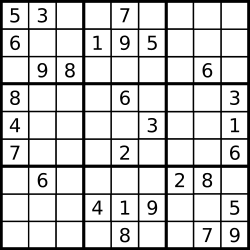
#> input picture Image Processing/img/sudoku.png, 250 x 250 px
$ jupyter execute --allow-errors 'Sudoku Solver.ipynb'
#> lines starting #> are read from the running program, lines starting #| are printed output that depends on the picture; after the words box and inside, x2 and y2 are one past the last pixel; in counts of white or black regions, pixels touching at a corner belong together
[cell 1]
import cv2
import numpy as np
import matplotlib.pyplot as plt

[cell 2]
img=cv2.imread("../img/sudoku.png")
#> img is the input picture: shape (250, 250, 3); min 0, max 255, mean 207
plt.figure(figsize=(14, 5))
# BGR to RGB [..., ::-1]
plt.imshow(img[..., ::-1])
plt.show()

[cell 3]
imgGray=cv2.cvtColor(img,cv2.COLOR_BGR2GRAY)

plt.figure(figsize=(14, 5))
# BGR to RGB [..., ::-1]
plt.imshow(imgGray,cmap="gray")
plt.show()

[cell 4]
imgGrayInv=cv2.bitwise_not(imgGray)
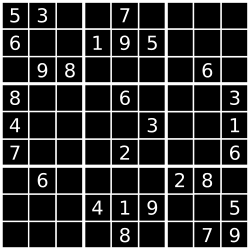
#> imgGrayInv: shape (250, 250); min 0, max 255, mean 48
imgThresh=cv2.adaptiveThreshold(imgGrayInv,255,cv2.ADAPTIVE_THRESH_MEAN_C,cv2.THRESH_BINARY,15,-2)
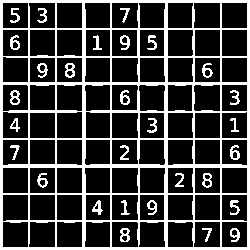
#> imgThresh: shape (250, 250); 23.4% white; 30 white regions, largest, box (x1, y1, x2, y2) and area: (0, 0, 250, 250) 12512, (65, 63, 75, 78) 92, (10, 90, 20, 105) 88

plt.figure(figsize=(14, 5))
# BGR to RGB [..., ::-1]
plt.imshow(imgThresh,cmap="gray")
plt.show()

[cell 5]
horizontal=np.copy(imgThresh)
vertical=np.copy(imgThresh)

[cell 6]
cols=horizontal.shape[1]
#> cols = 250
horizontal_size=cols//10
#> horizontal_size = 25

[cell 7]
horizontalStructure=cv2.getStructuringElement(cv2.MORPH_RECT,(horizontal_size,1))

[cell 8]
horizontal=cv2.erode(horizontal,horizontalStructure)
#> horizontal: shape (250, 250); 9.7% white; 10 white regions, largest, box (x1, y1, x2, y2) and area: (0, 164, 250, 168) 886, (0, 0, 250, 3) 750, (0, 82, 250, 85) 750
horizontal=cv2.dilate(horizontal,horizontalStructure)
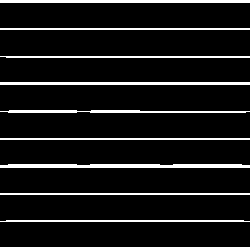
#> horizontal: shape (250, 250); 10.1% white; 10 white regions, largest, box (x1, y1, x2, y2) and area: (0, 164, 250, 168) 958, (0, 0, 250, 3) 750, (0, 82, 250, 85) 750

plt.figure(figsize=(14, 5))
# BGR to RGB [..., ::-1]
plt.imshow(horizontal,cmap="gray")
plt.show()

[cell 9]
rows=vertical.shape[1]
#> rows = 250
vertical_size=cols//10
#> vertical_size = 25

[cell 10]
verticalStructure=cv2.getStructuringElement(cv2.MORPH_RECT,(1,vertical_size))
#> verticalStructure = 25 values from 1 to 1

[cell 11]
vertical=cv2.erode(vertical,verticalStructure)
#> vertical: shape (250, 250); 9.7% white; 10 white regions, largest, box (x1, y1, x2, y2) and area: (82, 0, 86, 250) 880, (164, 0, 168, 250) 880, (0, 0, 3, 250) 750
vertical=cv2.dilate(vertical,verticalStructure)
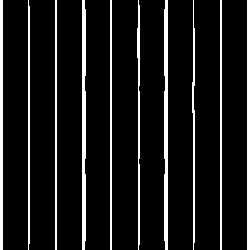
#> vertical: shape (250, 250); 10.2% white; 10 white regions, largest, box (x1, y1, x2, y2) and area: (82, 0, 86, 250) 952, (164, 0, 168, 250) 952, (0, 0, 3, 250) 750

plt.figure(figsize=(14, 5))
# BGR to RGB [..., ::-1]
plt.imshow(vertical,cmap="gray")
plt.show()

[cell 12]
concatenate=cv2.bitwise_or(vertical,horizontal)
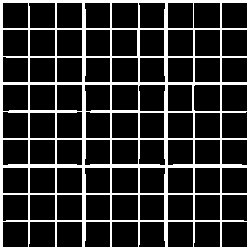
#> concatenate: shape (250, 250); 19.3% white; 1 white region, box (x1, y1, x2, y2) and area: (0, 0, 250, 250) 12064

plt.figure(figsize=(14, 5))
# BGR to RGB [..., ::-1]
plt.imshow(concatenate,cmap="gray")
plt.show()

[cell 13]
edges=cv2.adaptiveThreshold(concatenate,255,cv2.ADAPTIVE_THRESH_MEAN_C,cv2.THRESH_BINARY,3,-2)
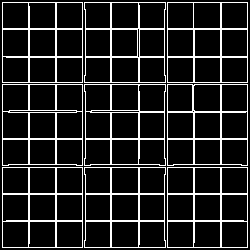
#> edges: shape (250, 250); 13.4% white in thin lines or dots

plt.figure(figsize=(14, 5))
# BGR to RGB [..., ::-1]
plt.imshow(edges,cmap="gray")
plt.show()

[cell 14]
kernel=np.ones((5,5),np.uint8)
edges=cv2.dilate(edges,kernel)
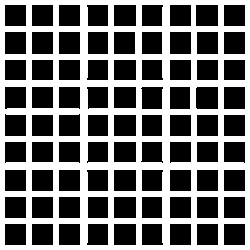
#> edges: shape (250, 250); 43.3% white; 1 white region

plt.figure(figsize=(14, 5))
# BGR to RGB [..., ::-1]
plt.imshow(edges,cmap="gray")
plt.show()

[cell 15]
imgSmooth=cv2.blur(edges,(2,2))
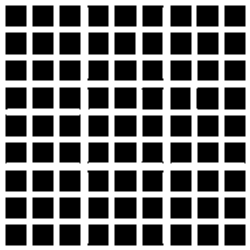
#> imgSmooth: shape (250, 250); min 0, max 255, mean 110.4

[cell 16]
cnts,hierarchy=cv2.findContours(image=edges,mode=cv2.RETR_TREE,method=cv2.CHAIN_APPROX_NONE)
#> cnts = 82 contours; largest, box (x1, y1, x2, y2) and area: (0, 0, 250, 250) 62001, (195, 86, 219, 110) 524, (113, 223, 137, 246) 504, (113, 196, 137, 219) 504, (113, 169, 137, 192) 504
newImage=imgGray.copy()
#> (the rest of this cell did not finish here and is left out)

[cell 17]
from imutils import contours
cnts,_=contours.sort_contours(cnts,method="left-to-right")
#> cnts = 82 contours; largest, box (x1, y1, x2, y2) and area: (0, 0, 250, 250) 62001, (195, 86, 219, 110) 524, (4, 31, 27, 55) 504, (31, 31, 54, 55) 504, (58, 31, 81, 55) 504
cnts,_=contours.sort_contours(cnts,method="top-to-bottom")
#> cnts = 82 contours; largest, box (x1, y1, x2, y2) and area: (0, 0, 250, 250) 62001, (195, 86, 219, 110) 524, (113, 4, 137, 27) 504, (195, 4, 219, 27) 504, (4, 31, 27, 55) 504

[cell 18]
len(cnts)
#> Out = 82

[cell 19]
imageCopy=img.copy()
count=0
for c in cnts:
    if(cv2.contourArea(c)>300 and cv2.contourArea(c)<550):
        count=count+1
        rect=cv2.boundingRect(c)
        x,y,w,h=rect
        cv2.rectangle(imageCopy,(x,y),(x+w,y+h),(0,255,0),2)
#> this loop made 82 passes
#> (x, y, w, h) on passes 2 to 13: (4, 4, 23, 23), (31, 4, 23, 23), (58, 4, 23, 23), (86, 4, 23, 23), (113, 4, 24, 23), (141, 4, 23, 23), (169, 4, 23, 23), (195, 4, 24, 23), (223, 4, 23, 23), (4, 31, 23, 24), (31, 31, 23, 24), (58, 31, 23, 24)
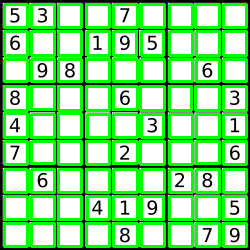
#> imageCopy: shape (250, 250, 3); mean B, G, R 131, 221.2, 131
#> after the loop, count = 81
print(count)
#| 81
plt.figure(figsize=(14, 5))
# BGR to RGB [..., ::-1]
plt.imshow(imageCopy[..., ::-1])
plt.show()

[cell 20]
import pytesseract as pyt
import os

pyt.pytesseract.tesseract_cmd="C:\\Users\\Administrator\\AppData\\Local\\Tesseract-OCR\\tesseract.exe"

def get_num(img):
    return pyt.image_to_string(img,config=r'--oem 3 --psm 6 outbase digits')

[cell 21]
imageCopy=img.copy()
count=0
num=[]
#> (the rest of this cell did not finish here and is left out)

[cell 22]
def divide_chunks(l,n):
    for i in range(0,len(l),n):
        yield l[i:i+n]
n=9
matrix=list(divide_chunks(num,n))
matrix

[cell 23]
import copy

mat = copy.deepcopy(matrix)
for n in mat:
    for j, i in enumerate(n):
        if i == '' or i=='-':
            n[j] = '0'
        elif len(i) > 0:  # Boş değilse
            n[j] = i[0]

mat

[cell 24]
plt.figure(figsize=(14, 5))
# BGR to RGB [..., ::-1]
plt.imshow(imageCopy[..., ::-1])
plt.show()

[cell 25]
for row in mat:
    for i,j in enumerate(row):
        row[i]=int(j)
mat

[cell 26]
grid=copy.deepcopy(mat)

[cell 27]
M = 9

def puzzle(a):
    for i in range(M):
        for j in range(M):
            print(a[i][j], end=" ")
        print()

def solve(grid, row, col, num):
    for x in range(M):
        if grid[row][x] == num:
            return False
    for x in range(M):
        if grid[x][col] == num:
            return False
    startRow = row - row % 3
    startCol = col - col % 3
    for i in range(3):
        for j in range(3):
            if grid[i + startRow][j + startCol] == num:
                return False
    return True

def Sudoku(grid, row, col):
    if row == M:
        return True
    if col == M:
        return Sudoku(grid, row + 1, 0)
    if grid[row][col] > 0:
        return Sudoku(grid, row, col + 1)
    for num in range(1, M + 1):
        if solve(grid, row, col, num):
            grid[row][col] = num
            if Sudoku(grid, row, col + 1):
                return True
        grid[row][col] = 0
    return False

#> (the rest of this cell did not finish here and is left out)

[cell 28]
bound=[]
for c in cnts:
    if(cv2.contourArea(c)>300 and cv2.contourArea(c)<550):
        count=count+1
        rect=cv2.boundingRect(c)
        bound.append(rect)
#> this loop made 82 passes
#> after the loop, bound = 81 items, first 6: (4, 4, 23, 23), (31, 4, 23, 23), (58, 4, 23, 23), (86, 4, 23, 23), (113, 4, 24, 23), (141, 4, 23, 23); count = 82

[cell 29]
n=9
bound=list(divide_chunks(bound,n))
#> bound = 9 items
bound

[cell 30]
imageCopy=img.copy()
font = cv2.FONT_HERSHEY_SIMPLEX
#> font = 0
font_scale = 0.5
font_thickness = 1
color = (0, 0, 255)  # Kırmızı renk

for i, m in enumerate(mat):
    for j, n in enumerate(m):
        if mat[i][j] != grid[i][j]:
            x, y, w, h = bound[i][j]
            text = str(grid[i][j])

            # Metin boyutunu hesapla
            (text_width, text_height), _ = cv2.getTextSize(text, font, font_scale, font_thickness)

            # Metni ortalamak için gerekli koordinatları hesapla
            text_x = x + (w - text_width) // 2
            text_y = y + (h + text_height) // 2

            # Metni çiz
            cv2.putText(imageCopy, text, (text_x, text_y), font, font_scale, color, font_thickness)

plt.figure(figsize=(14, 5))
# BGR to RGB [..., ::-1]
plt.imshow(imageCopy[..., ::-1])
plt.show()
